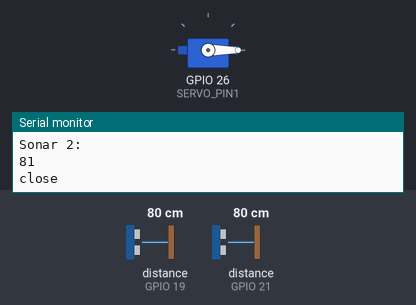
The sketch below on a simulated ESP32. On the bench: servo, the last lines printed to the serial monitor. The test bench sets the inputs (shaded band); at power-on: distance to the obstacle (sensors on GPIO 19, GPIO 21) 80 cm. The echo pulse lasts 58.3 µs per cm; WiFi joins after 1.5 s; servers stay silent unless stated.

Above: at 2.7 s.
2.8 s: distance to the obstacle (sensor on GPIO 19) set to 33 cm
5.3 s: distance to the obstacle (sensor on GPIO 19) set to 27 cm
At 7.3 s:
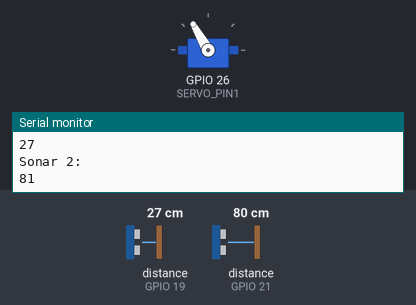
7.7 s: distance to the obstacle (sensor on GPIO 19) set to 35 cm
At 9.0 s:
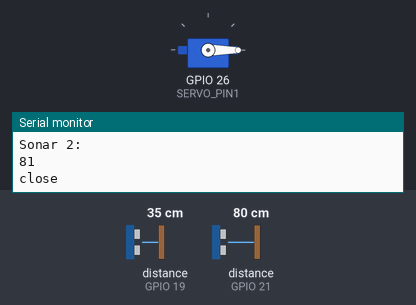
13.7 s: distance to the obstacle (sensor on GPIO 19) set to 2 cm
At 15.7 s:
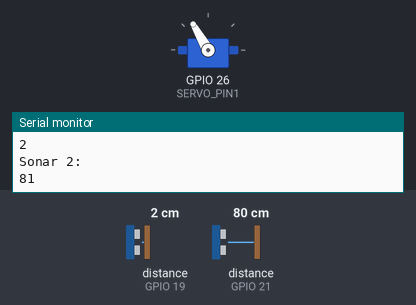
Timing chart, 0 to 17.2 s (numbered marks = the images above; inputs shaded):
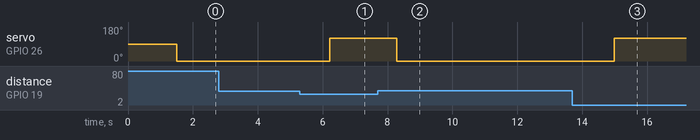

The sketch:

smart_dustbin.ino
```cpp
#include <ESP32Servo.h>
#include <NewPing.h>
#include <WiFi.h>
#include <WiFiClientSecure.h>
#include <UniversalTelegramBot.h>

#define SERVO_PIN1     26
#define ECHO_PIN1      19 //servo
#define TRIGGER_PIN1   18
#define MAX_DISTANCE   200
#define ECHO_PIN2      21
#define TRIGGER_PIN2   5

NewPing sonar1(TRIGGER_PIN1, ECHO_PIN1, MAX_DISTANCE);
NewPing sonar2(TRIGGER_PIN2, ECHO_PIN2, MAX_DISTANCE);
Servo servoMotor1;

// WiFi network station credentials
#define WIFI_SSID "XXXXXXXXXX"
#define WIFI_PASSWORD "XXXXXXXX"

// Telegram BOT Token (Get from Botfather)
#define BOT_TOKEN "XXXXXXXX:XXXXXXXXXXXXXX"
bool flag1=0;
WiFiClientSecure secured_client;
UniversalTelegramBot bot(BOT_TOKEN, secured_client);

// Variable to track if the initial message has been sent
bool initialMessageSent = false;
bool filled = false;

void setup()
{
    Serial.begin(9600);
    servoMotor1.attach(SERVO_PIN1);

    // Connect to WiFi
    WiFi.begin(WIFI_SSID, WIFI_PASSWORD);
    secured_client.setCACert(TELEGRAM_CERTIFICATE_ROOT);

    while (WiFi.status() != WL_CONNECTED)
    {
        Serial.print(".");
        delay(500);
    }

    Serial.println("\nWiFi connected");
     servoMotor1.write(0);
}

void loop()
{


   // servoMotor2.write(0);
    delay(50);
    Serial.println("Sonar 1: ");
    Serial.println(sonar1.ping_cm());
    Serial.println("Sonar 2: ");
    Serial.println(sonar2.ping_cm());

    // Ultra sonic code for opening and closing door
    if (sonar1.ping_cm() <= 30 &&(sonar1.ping_cm()>0))
    {
        delay(500);
        if(!flag1)
        {
          servoMotor1.write(120);
          flag1=1;
          delay(2000);
        }
    }
    else
    {
        flag1=0;
        servoMotor1.write(0);
        //servoMotor2.write(0);
        Serial.print("close");
        delay(2000);
    }

    // Ultrasonic code for detecting waste
    if (sonar2.ping_cm() <=30)
    {
        if ((sonar2.ping_cm() != 0) && (!flag1))
        {
            // Send initial message quickly
            if (!initialMessageSent)
            {
                bot.sendMessage("XXXXXXX", "please clean me");
                Serial.println("please clean me (initial message)");
                initialMessageSent = false;
                filled =true;
            }
        }

    }

    // Delay for 5 minutes (300,000 milliseconds) after the initial message

    else if(sonar2.ping_cm() >30)
    {

        if(filled)
        {
                bot.sendMessage("XXXXXXXXXXXXX", "Thanks for cleaning");
                initialMessageSent = false;
                filled=false;
            //}

        }
    }
    //
}
```

Measured:
- the behaviour switches between 31 and 30 cm on distance to the obstacle (sensor on GPIO 19) (found by bisection; images 0 and 1)
- after the input at 5.3 s, servo on GPIO 26 (SERVO_PIN1): 0° → 120° after 0.91 s
- after the input at 7.7 s, servo on GPIO 26 (SERVO_PIN1): 120° → 0° after 0.58 s
- after the input at 13.7 s, servo on GPIO 26 (SERVO_PIN1): 0° → 120° after 1.3 s
